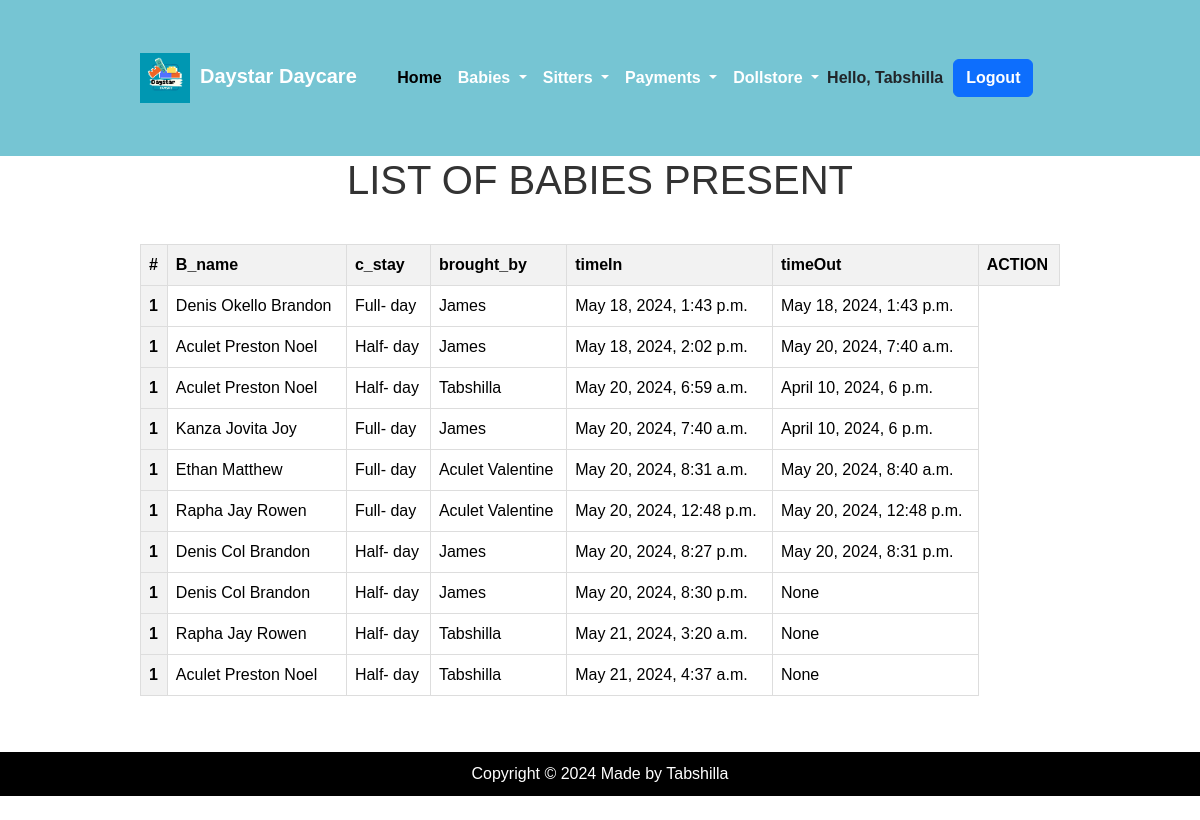
Screenshot of /present_babies/ (signed in) with the database file from the repository.
### DaystarApp/models.py (models this page shows, shortened)
class BabyAttendance(models.Model):
    B_name = models.ForeignKey(BabyReg, on_delete=models.CASCADE,null=True, blank=True)
    c_stay = models.ForeignKey(Categorystay, on_delete=models.CASCADE,null=True, blank=True)
    brought_by = models.CharField(max_length=100, null=True, blank=True)
    timeIn = models.DateTimeField(auto_now_add=True)
    timeOut = models.DateTimeField(null=True,blank=True)
    assignSitter = models.ForeignKey(Sitter, on_delete=models.CASCADE, null=True, blank=True)

class BabyReg(models.Model):
    B_name = models.CharField(max_length=100,null=True, blank=True)
    age = models.CharField(max_length=100,null=True, blank=True)
    gender = models.CharField(choices=[('female', 'female'),('male','male')], max_length=100, null=False)
    location = models.CharField(max_length=100,null=True,)
    mothers_name = models.CharField(max_length=100, null=True, blank=True)
    fathers_name = models.CharField(max_length=100, null=True, blank=True)
    mothers_phone = models.IntegerField(null=True, blank=True)
    fathers_phone = models.IntegerField(null=True, blank=True)
    B_number = models.IntegerField(null=True, blank=True)
    def __str__(self):
        return self.B_name

class Categorystay(models.Model):
    name = models.CharField(max_length=100,null=True, blank=True)
    def __str__(self):
        return self.name

### DaystarApp/views.py (the view)
# urls.py: path('present_babies/', views.present_babies, name='present_babies'),
def present_babies(request):
    attendance_list = BabyAttendance.objects.all()
    return render(request, 'DaystarApp/presentbabies.html', {'attendance_list': attendance_list})

### DaystarApp/templates/DaystarApp/presentbabies.html (shortened to what this page needs)
{% extends "DaystarApp/base.html" %}
{% block content  %}
<h1>LIST OF BABIES PRESENT
</h1>
<div class="container-fluid">
<table class="table">
    <thead>
      <tr>
        <th>#</th>
        <th scope="col">B_name</th>
        <th scope="col">c_stay</th>
        <th scope="col">brought_by</th>
        <th scope="col">timeIn</th>
        <th scope="col">timeOut</th>
        <th scope='col'>ACTION</th>
      </tr>
    </thead>
    <tbody>
        {% for BabyAttendance in attendance_list %}
      <tr>
        <th scope="row">1</th>
        <td>{{ BabyAttendance.B_name }}</td>
        <td>{{ BabyAttendance.c_stay }}</td>
        <td>{{ BabyAttendance.brought_by }}</td>
        <td>{{ BabyAttendance.timeIn }}</td>
        <td>{{ BabyAttendance.timeOut }}</td>
      </tr>
      {% endfor %}
    </tbody>
  </table>
{% endblock %}

### DaystarApp/templates/DaystarApp/base.html (shortened to what this page needs)
{% load static %}
<!DOCTYPE html>
<html lang="en">
<head>
</head>
<link href="https://cdn.jsdelivr.net/npm/bootstrap@5.3.3/dist/css/bootstrap.min.css" rel="stylesheet"
 />
<link rel="stylesheet" href="{% static 'DaystarApp/css/style.css' %}">
<link rel="stylesheet" href="https://cdnjs.cloudflare.com/ajax/libs/font-awesome/6.0.0-beta3/css/all.min.css">
<body>
    <nav class="navbar navbar-expand-lg " style="background-color: #76c5d3;">
      <div class="container-fluid">
          <a class="navbar-brand" href="{% url 'about' %}"><img src="{% static 'DaystarLogo.png' %}" alt="Daystar Image" style=" height: 50px; width: auto; margin-right: 10px;"><strong style="color: white;">Daystar Daycare </strong></a>
          {% if user.is_authenticated %}
          <div class="collapse navbar-collapse justify-content-center" id="navbarSupportedContent">
              <ul class="navbar-nav mb-2 mb-lg-0">
                  <li class="nav-item">
                      <a class="nav-link active" aria-current="page" href="{% url 'home' %}"><strong>Home</strong></a>
                  </li>
                  <li class="nav-item dropdown">
                      <a class="nav-link dropdown-toggle" href="#" role="button" data-bs-toggle="dropdown" aria-expanded="false">
                          <strong>Babies</strong>
                      </a>
                  </li>
                  <li class="nav-item dropdown">
                      <a class="nav-link dropdown-toggle" href="#" role="button" data-bs-toggle="dropdown" aria-expanded="false">
                          <strong>Sitters</strong>
                      </a>
                  </li>
                  <li class="nav-item dropdown">
                      <a class="nav-link dropdown-toggle" href="#" role="button" data-bs-toggle="dropdown" aria-expanded="false">
                          <strong>Payments</strong>
                      </a>
                  </li>
                  <li class="nav-item dropdown">
                      <a class="nav-link dropdown-toggle" href="#" role="button" data-bs-toggle="dropdown" aria-expanded="false">
                          <strong>Dollstore</strong>
                      </a>
                  </li>
              </ul>
              <div class="d-flex align-items-center">
                  <span class="hello-msg"><strong>Hello, {{ request.user }}</strong> </span>
                  <span><a class="btn btn-primary hello-msg" href="{% url 'logout' %}"><strong>Logout</strong></a></span>
              </div>
          </div>
      </div>
      {% endif %}
  </nav>
  <main>
      {% block content %}
      {% endblock %}
    </main>
    <footer class="mt-auto mb-4">
      <div class="text-center">
        <span>Copyright &copy; <script>document.write(new Date().getFullYear())</script> Made by Tabshilla</span>
      </div>
    </footer>
  </body>
  </html>

### DaystarApp/static/DaystarApp/css/style.css (style rules this page uses)
.table { width: 100%; border-collapse: collapse; }
.table th, .table td { padding: 8px; text-align: left; border-bottom: 1px solid #ddd; }
.table th { background-color: #f2f2f2; font-weight: bold; }
.table tbody tr:nth-child(even) { background-color: #f2f2f2; }
.table th, .table td { padding: 8px; text-align: left; border: 1px solid #ddd; }

### DaystarApp/templates/DaystarApp/base.html (style rules this page uses)
body { display: flex; flex-direction: column; min-height: 100vh; }
main { flex: 1; }
footer { background-color: black; color: white; padding: 10px 0; text-align: center; width: 100%; }
.navbar { background-color: #76c5d3; }
.navbar-brand { color: white; font-weight: bold; }
.nav-link { color: white; font-weight: bold; }
.hello-msg { margin-right: 10px; }

### DaystarApp/templates/DaystarApp/presentbabies.html (style rules this page uses)
body { font-family: Arial, sans-serif; }
h1 { color: #333; text-align: center; }
.container-fluid { margin: 20px auto; padding: 20px; width: 80%; }
table { width: 100%; border-collapse: collapse; }
th, td { padding: 10px; text-align: left; border-bottom: 1px solid #ddd; }
th { background-color: #f2f2f2; }
tr:nth-child(even) { background-color: #f2f2f2; }
th, td { white-space: nowrap; }

### rows the page displays
BabyAttendance: B_name "Denis Okello Brandon", c_stay "Full- day", brought_by "James", timeIn "May 18, 2024, 1:43 p.m.", timeOut "May 18, 2024, 1:43 p.m."
BabyAttendance: B_name "Aculet Preston Noel", c_stay "Half- day", brought_by "James", timeIn "May 18, 2024, 2:02 p.m.", timeOut "May 20, 2024, 7:40 a.m."
BabyAttendance: B_name "Aculet Preston Noel", c_stay "Half- day", brought_by "Tabshilla", timeIn "May 20, 2024, 6:59 a.m.", timeOut "April 10, 2024, 6 p.m."
BabyAttendance: B_name "Kanza Jovita Joy", c_stay "Full- day", brought_by "James", timeIn "May 20, 2024, 7:40 a.m.", timeOut "April 10, 2024, 6 p.m."
BabyAttendance: B_name "Ethan Matthew", c_stay "Full- day", brought_by "Aculet Valentine", timeIn "May 20, 2024, 8:31 a.m.", timeOut "May 20, 2024, 8:40 a.m."
BabyAttendance: B_name "Rapha Jay Rowen", c_stay "Full- day", brought_by "Aculet Valentine", timeIn "May 20, 2024, 12:48 p.m.", timeOut "May 20, 2024, 12:48 p.m."
BabyAttendance: B_name "Denis Col Brandon", c_stay "Half- day", brought_by "James", timeIn "May 20, 2024, 8:27 p.m.", timeOut "May 20, 2024, 8:31 p.m."
BabyAttendance: B_name "Denis Col Brandon", c_stay "Half- day", brought_by "James", timeIn "May 20, 2024, 8:30 p.m.", timeOut "None"
BabyAttendance: B_name "Rapha Jay Rowen", c_stay "Half- day", brought_by "Tabshilla", timeIn "May 21, 2024, 3:20 a.m.", timeOut "None"
BabyAttendance: B_name "Aculet Preston Noel", c_stay "Half- day", brought_by "Tabshilla", timeIn "May 21, 2024, 4:37 a.m.", timeOut "None"

### other values shown
{{ request.user }} "Tabshilla"
